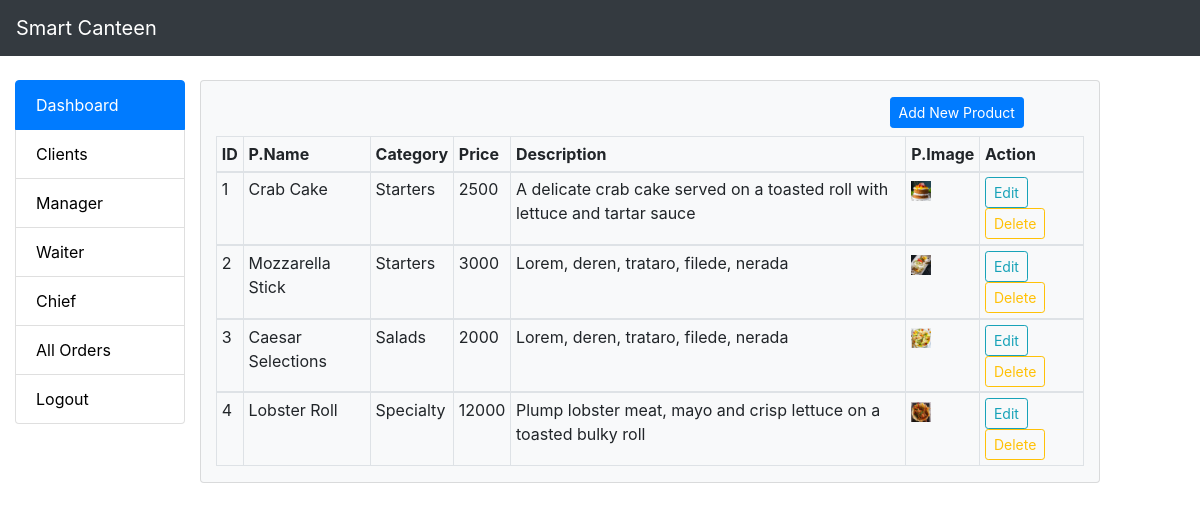
Screenshot of /admin/dashboard.php (signed in) with the database file from the repository.
### tables this page shows
CREATE TABLE `products` (
  `pid` int(11) NOT NULL,
  `category` varchar(15) NOT NULL,
  `pname` varchar(26) NOT NULL,
  `price` int(11) NOT NULL,
  `comment` varchar(100) NOT NULL,
  `photo` varchar(255) NOT NULL
);

### admin/dashboard.php (the view, shortened to what this page needs)
<?php
include 'inc/header.php';
include 'inc/navbar.php';
?>
<body>
    <div class="container-fluid">
        <div class="row">
            <div class="col-sm-2">
            <ul class="list-group" >
                <li class="list-group-item active"><a href="dashboard.php" style="color:white; text-decoration: none;">Dashboard</a></li>
                <li class="list-group-item"><a href="clients.php" style="color:black; text-decoration: none;">Clients</a></li>
                <li class="list-group-item"><a href="manager.php" style="color:black; text-decoration: none;">Manager</a></li>
                <li class="list-group-item"><a href="waiter.php" style="color:black; text-decoration: none;">Waiter</a></li>
                <li class="list-group-item"><a href="chief.php" style="color:black; text-decoration: none;">Chief</a></li>
                <li class="list-group-item"><a href="all_orders.php" style="color:black; text-decoration: none;">All Orders</a></li>
                <li class="list-group-item"><a href="logout.php" style="color:black; text-decoration: none;">Logout</a></li>
            </ul>
            </div>
        <div class="col-sm-9 card bg-light">
            <div class="row">
                <div class="col-sm-9"></div>
                <div class="col-sm-3">
                <button type="button" class="btn btn-primary btn-sm mt-3" data-toggle="modal" data-target="#myProduct">
                    Add New Product
                </button>
                </div>
            </div>
            <table class="table table-responsive-sm table-sm table-bordered mt-2">
            <thead>
                <tr>
                    <th>ID</th>
                    <th>P.Name</th>
                    <th>Category</th>
                    <th>Price</th>
                    <th>Description</th>
                    <th>P.Image</th>
                    <th>Action</th>
                </tr>
            </thead>
            <?php
                $sql = "SELECT * FROM products";
                $res = $conn->query($sql);
                $n=0;
                if ($res->num_rows > 0) {
                    while ($row = $res->fetch_assoc()) {
                        $n++; ?>
            <tbody>
                <tr>
                    <td><?= $n; ?></td>
                    <td><?= $row['pname']; ?></td>
                    <td><?= $row['category']; ?></td>
                    <td><?= $row['price']; ?></td>
                    <td><?= $row['comment']; ?></td>
                    <td><img src="product_images/<?= $row['photo']; ?>" class="imgs" style="width: 20px; height: 20px;"></td>
                    <td><a href="edit_product.php?edit=<?= $row['pid']; ?>" class="btn btn-outline-info btn-sm">Edit</a>&nbsp;
                    <a href="delete_product.php?delete=<?= $row['pid']; ?>" class="btn btn-outline-warning btn-sm">Delete</a></td>
                    <?php
                }
            }
            ?>
                </tr>
            </tbody>
            </table>
        </div>
        </div>
    </div>
</body>

### rows the page displays
products: pname "Crab Cake", category "Starters", price "2500", comment "A delicate crab cake served on a toasted roll with lettuce and tartar sauce", photo (picture)
products: pname "Mozzarella Stick", category "Starters", price "3000", comment "Lorem, deren, trataro, filede, nerada", photo (picture)
products: pname "Caesar Selections", category "Salads", price "2000", comment "Lorem, deren, trataro, filede, nerada", photo (picture)
products: pname "Lobster Roll", category "Specialty", price "12000", comment "Plump lobster meat, mayo and crisp lettuce on a toasted bulky roll", photo (picture)
